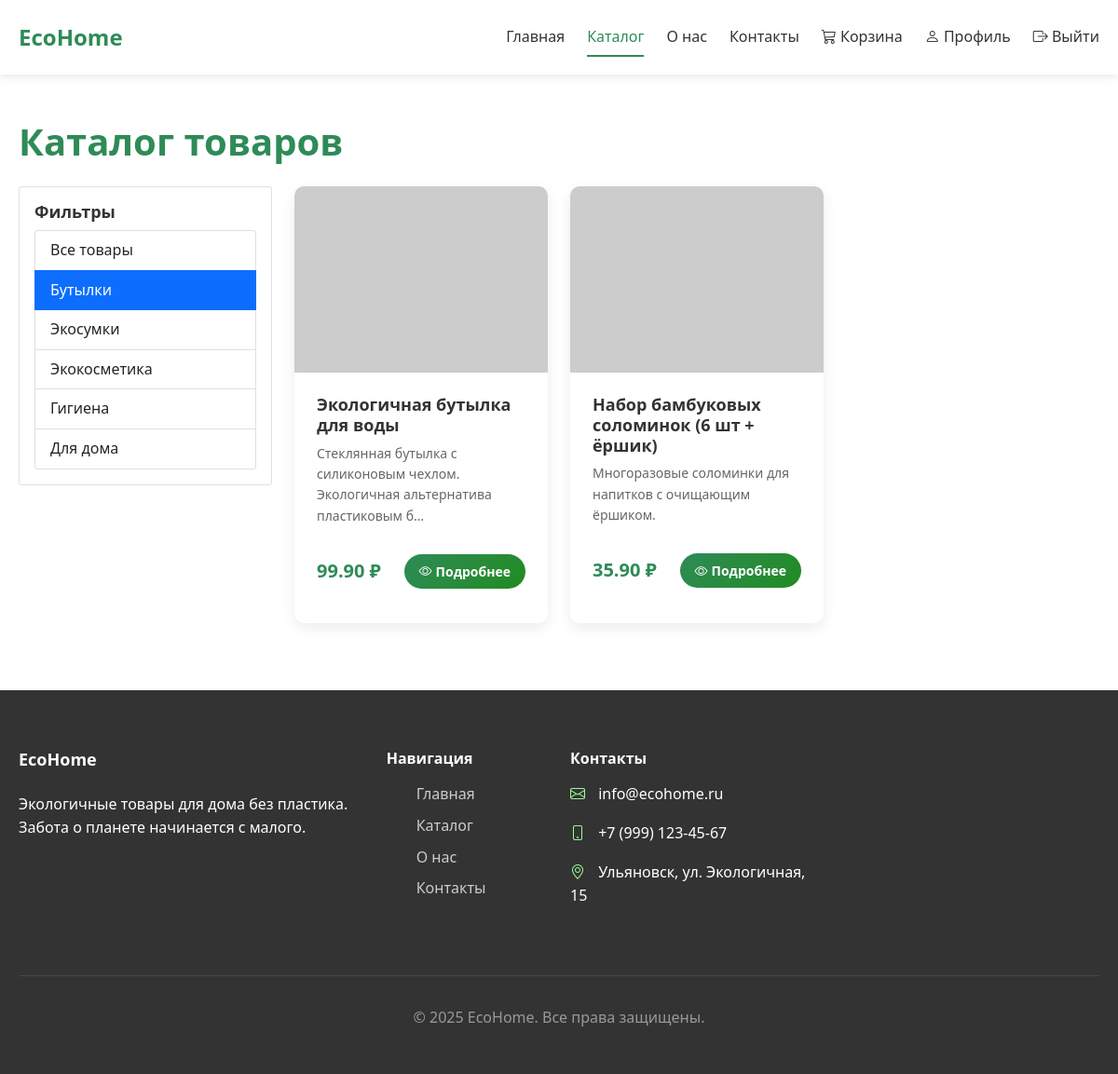
The page /catalog/?category=1 (signed in) on the database its author committed.
### main/models.py (models this page shows, shortened)
class Category(models.Model):
    name = models.CharField("Название", max_length=100)
    slug = models.SlugField("URL", max_length=100, unique=True)
    parent = models.ForeignKey('self', on_delete=models.SET_NULL, verbose_name="Родительская категория", null=True, blank=True)
    class Meta:
        verbose_name = "Категория"
        verbose_name_plural = "Категории"

class Product(models.Model):
    name = models.CharField("Название", max_length=200)
    description = models.TextField("Описание")
    price = models.DecimalField("Цена", max_digits=10, decimal_places=2)
    category = models.ForeignKey(Category, on_delete=models.CASCADE, verbose_name="Категория")
    image = models.ImageField("Изображение", upload_to='products/', blank=True)
    stock_quantity = models.IntegerField("Количество на складе", default=0)
    material = models.CharField("Материал", max_length=100, blank=True)
    is_active = models.BooleanField("Активен", default=True)
    created_at = models.DateTimeField("Дата создания", auto_now_add=True)
    class Meta:
        verbose_name = "Товар"
        verbose_name_plural = "Товары"

### main/views.py (the view)
# urls.py: path('catalog/', views.catalog, name='catalog'),
def catalog(request):
    category_id = request.GET.get('category')
    if category_id:
        products = Product.objects.filter(category_id=category_id, is_active=True)
    else:
        products = Product.objects.filter(is_active=True)
    categories = Category.objects.all()
    return render(request, 'catalog.html', {
        'products': products,
        'categories': categories
    })

### main/templates/catalog.html (shortened to what this page needs)
{% extends 'base.html' %}
{% block content %}
<div class="container py-5">
    <h1 class="mb-4 eco-text">Каталог товаров</h1>
    <div class="row">
        <div class="col-md-3 mb-4">
            <div class="card">
                <div class="card-body">
                    <h5 class="card-title">Фильтры</h5>
                    <div class="list-group">
                        <a href="{% url 'catalog' %}" class="list-group-item list-group-item-action {% if not request.GET.category %}active{% endif %}">
                            Все товары
                        </a>
                        {% for category in categories %}
                        <a href="{% url 'catalog' %}?category={{ category.id }}"
                           class="list-group-item list-group-item-action {% if request.GET.category == category.id|stringformat:'i' %}active{% endif %}">
                            {{ category.name }}
                        </a>
                        {% endfor %}
                    </div>
                </div>
            </div>
        </div>
        <div class="col-md-9">
            <div class="row">
                {% for product in products %}
                <div class="col-lg-4 col-md-6 mb-4">
                    <div class="product-card">
                        {% if product.image %}
                        <img src="{{ product.image.url }}" class="product-image" alt="{{ product.name }}">
                        {% else %}
                        <img src="https://via.placeholder.com/300x200/2E8B57/FFFFFF?text=Эко+товар"
                             class="product-image" alt="{{ product.name }}">
                        {% endif %}
                        <div class="product-body">
                            <h5 class="product-title">{{ product.name }}</h5>
                            <p class="text-muted small">{{ product.description|truncatechars:80 }}</p>
                            <div class="d-flex justify-content-between align-items-center mt-3">
                                <span class="product-price">{{ product.price }} ₽</span>
                                <a href="{% url 'product_detail' product.id %}" class="btn eco-btn btn-sm">
                                    <i class="bi bi-eye me-1"></i>Подробнее
                                </a>
                            </div>
                        </div>
                    </div>
                </div>
                {% endfor %}
            </div>
        </div>
    </div>
</div>
{% endblock %}

### main/static/main/css/style.css (style rules this page uses)
:root { --eco-green: #2E8B57; --eco-light: #98FB98; --eco-dark: #228B22; --text-dark: #333333; --text-light: #666666; --bg-light: #f8f9fa; --border-color: #e9ecef; }
* { margin: 0px; padding: 0px; box-sizing: border-box; }
body { font-family: 'Segoe UI', Tahoma, Geneva, Verdana, sans-serif; line-height: 1.6; color: var(--text-dark); background-color: #ffffff; font-size: 16px; }
.container { max-width: 1200px; margin: 0px auto; padding: 0px 20px; }
h1, h2, h3, h4, h5, h6 { font-weight: 700; line-height: 1.2; margin-bottom: 16px; }
h1 { font-size: 40px; }
h5 { font-size: 18px; }
p { margin-bottom: 16px; font-size: 16px; }
.small { font-size: 14px; }
a { text-decoration: none; color: var(--eco-green); transition: all 0.3s ease; }
.btn { padding: 12px 32px; border-radius: 50px; font-weight: 600; transition: all 0.3s ease; border: none; cursor: pointer; font-size: 16px; }
.eco-btn { background: linear-gradient(135deg, var(--eco-green) 0%, var(--eco-dark) 100%); color: white; border: none; padding: 12px 32px; border-radius: 50px; font-weight: 600; transition: all 0.3s ease; }
.btn-sm { padding: 8px 16px; font-size: 14px; }
.product-card { background: white; border-radius: 10px; overflow: hidden; box-shadow: 0px 5px 15px rgba(0, 0, 0, 0.08); transition: all 0.3s ease; height: 100%; }
.product-image { width: 100%; height: 200px; object-fit: cover; }
.product-body { padding: 24px; }
.product-title { color: var(--text-dark); margin-bottom: 8px; }
.product-price { color: var(--eco-green); font-size: 20px; font-weight: 700; margin: 16px 0px; }
.eco-text { color: var(--eco-green); }
.text-muted { color: var(--text-light) !important; }
.mb-4 { margin-bottom: 24px; }
.mt-3 { margin-top: 16px; }
.py-5 { padding-top: 48px; padding-bottom: 48px; }

### rows shown on the page
Category: name "Бутылки"
Category: name "Экосумки"
Category: name "Экокосметика"
Category: name "Гигиена"
Category: name "Для дома"
Product: name "Экологичная бутылка для воды", description "Стеклянная бутылка с силиконовым чехлом. Экологичная альтернатива пластиковым б…", price "99.90"
Product: name "Набор бамбуковых соломинок (6 шт + ёршик)", description "Многоразовые соломинки для напитков с очищающим ёршиком.", price "35.90"
